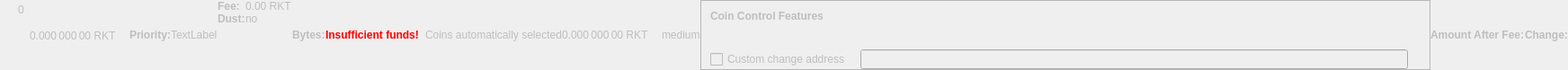
    <widget class="QWidget" name="dummyHideWidget" native="true">
     <property name="enabled">
      <bool>false</bool>
     </property>
     <property name="maximumSize">
      <size>
       <width>100</width>
       <height>22</height>
      </size>
     </property>
     <layout class="QHBoxLayout" name="dummyHideLayout">
      <property name="spacing">
       <number>0</number>
      </property>
      <property name="margin">
       <number>0</number>
      </property>
      <item>
       <layout class="QFormLayout" name="formLayoutCoinControl1">
        <property name="horizontalSpacing">
         <number>10</number>
        </property>
        <property name="verticalSpacing">
         <number>14</number>
        </property>
        <property name="leftMargin">
         <number>10</number>
        </property>
        <property name="topMargin">
         <number>4</number>
        </property>
        <property name="rightMargin">
         <number>6</number>
        </property>
        <item row="0" column="1">
         <widget class="QLabel" name="labelCoinControlBytes">
          <property name="cursor">
           <cursorShape>IBeamCursor</cursorShape>
          </property>
          <property name="contextMenuPolicy">
           <enum>Qt::ActionsContextMenu</enum>
          </property>
          <property name="text">
           <string notr="true">0</string>
          </property>
          <property name="textInteractionFlags">
           <set>Qt::LinksAccessibleByMouse|Qt::TextSelectableByKeyboard|Qt::TextSelectableByMouse</set>
          </property>
         </widget>
        </item>
       </layout>
      </item>
      <item>
       <widget class="QLabel" name="labelCoinControlAfterFee">
        <property name="enabled">
         <bool>false</bool>
        </property>
        <property name="sizePolicy">
         <sizepolicy hsizetype="Fixed" vsizetype="Fixed">
          <horstretch>0</horstretch>
          <verstretch>0</verstretch>
         </sizepolicy>
        </property>
        <property name="minimumSize">
         <size>
          <width>111</width>
          <height>12</height>
         </size>
        </property>
        <property name="maximumSize">
         <size>
          <width>111</width>
          <height>12</height>
         </size>
        </property>
        <property name="cursor">
         <cursorShape>IBeamCursor</cursorShape>
        </property>
        <property name="contextMenuPolicy">
         <enum>Qt::ActionsContextMenu</enum>
        </property>
        <property name="text">
         <string notr="true">0.000 000 00 RKT</string>
        </property>
        <property name="textInteractionFlags">
         <set>Qt::LinksAccessibleByMouse|Qt::TextSelectableByKeyboard|Qt::TextSelectableByMouse</set>
        </property>
       </widget>
      </item>
      <item>
       <widget class="QLabel" name="labelCoinControlPriorityText">
        <property name="enabled">
         <bool>false</bool>
        </property>
        <property name="font">
         <font>
          <weight>75</weight>
          <bold>true</bold>
         </font>
        </property>
        <property name="text">
         <string>Priority:</string>
        </property>
       </widget>
      </item>
      <item>
       <layout class="QHBoxLayout" name="horizontalLayout">
        <item>
         <widget class="QLabel" name="WarningLabel">
          <property name="text">
           <string>TextLabel</string>
          </property>
         </widget>
        </item>
       </layout>
      </item>
      <item>
       <layout class="QFormLayout" name="formLayoutCoinControl3">
        <property name="horizontalSpacing">
         <number>0</number>
        </property>
        <property name="verticalSpacing">
         <number>0</number>
        </property>
        <property name="leftMargin">
         <number>0</number>
        </property>
        <property name="topMargin">
         <number>0</number>
        </property>
        <property name="rightMargin">
         <number>0</number>
        </property>
        <item row="0" column="0">
         <widget class="QLabel" name="labelCoinControlFeeText">
          <property name="enabled">
           <bool>false</bool>
          </property>
          <property name="font">
           <font>
            <weight>75</weight>
            <bold>true</bold>
           </font>
          </property>
          <property name="text">
           <string>Fee:</string>
          </property>
          <property name="margin">
           <number>0</number>
          </property>
         </widget>
        </item>
        <item row="0" column="1">
         <widget class="QLabel" name="labelCoinControlFee">
          <property name="enabled">
           <bool>false</bool>
          </property>
          <property name="cursor">
           <cursorShape>IBeamCursor</cursorShape>
          </property>
          <property name="contextMenuPolicy">
           <enum>Qt::ActionsContextMenu</enum>
          </property>
          <property name="text">
           <string notr="true">0.00 RKT</string>
          </property>
          <property name="textInteractionFlags">
           <set>Qt::LinksAccessibleByMouse|Qt::TextSelectableByKeyboard|Qt::TextSelectableByMouse</set>
          </property>
         </widget>
        </item>
        <item row="1" column="0">
         <widget class="QLabel" name="labelCoinControlLowOutputText">
          <property name="enabled">
           <bool>false</bool>
          </property>
          <property name="font">
           <font>
            <weight>75</weight>
            <bold>true</bold>
           </font>
          </property>
          <property name="text">
           <string>Dust:</string>
          </property>
         </widget>
        </item>
        <item row="1" column="1">
         <widget class="QLabel" name="labelCoinControlLowOutput">
          <property name="enabled">
           <bool>false</bool>
          </property>
          <property name="cursor">
           <cursorShape>IBeamCursor</cursorShape>
          </property>
          <property name="contextMenuPolicy">
           <enum>Qt::ActionsContextMenu</enum>
          </property>
          <property name="text">
           <string>no</string>
          </property>
          <property name="textInteractionFlags">
           <set>Qt::LinksAccessibleByMouse|Qt::TextSelectableByKeyboard|Qt::TextSelectableByMouse</set>
          </property>
         </widget>
        </item>
       </layout>
      </item>
      <item>
       <widget class="QLabel" name="labelCoinControlBytesText">
        <property name="enabled">
         <bool>false</bool>
        </property>
        <property name="font">
         <font>
          <weight>75</weight>
          <bold>true</bold>
         </font>
        </property>
        <property name="text">
         <string>Bytes:</string>
        </property>
       </widget>
      </item>
      <item>
       <layout class="QFormLayout" name="formLayoutCoinControl2">
        <property name="horizontalSpacing">
         <number>0</number>
        </property>
        <property name="verticalSpacing">
         <number>0</number>
        </property>
        <property name="leftMargin">
         <number>0</number>
        </property>
        <property name="topMargin">
         <number>0</number>
        </property>
        <property name="rightMargin">
         <number>0</number>
        </property>
       </layout>
      </item>
      <item>
       <layout class="QHBoxLayout" name="horizontalLayoutCoinControl2">
        <property name="spacing">
         <number>0</number>
        </property>
        <property name="bottomMargin">
         <number>0</number>
        </property>
       </layout>
      </item>
      <item>
       <widget class="QLabel" name="labelCoinControlInsuffFunds">
        <property name="enabled">
         <bool>false</bool>
        </property>
        <property name="minimumSize">
         <size>
          <width>0</width>
          <height>0</height>
         </size>
        </property>
        <property name="font">
         <font>
          <weight>75</weight>
          <bold>true</bold>
         </font>
        </property>
        <property name="styleSheet">
         <string notr="true">color:red;font-weight:bold;</string>
        </property>
        <property name="text">
         <string>Insufficient funds!</string>
        </property>
        <property name="margin">
         <number>5</number>
        </property>
       </widget>
      </item>
      <item>
       <layout class="QFormLayout" name="formLayoutCoinControl4">
        <property name="horizontalSpacing">
         <number>0</number>
        </property>
        <property name="verticalSpacing">
         <number>0</number>
        </property>
        <property name="leftMargin">
         <number>0</number>
        </property>
        <property name="topMargin">
         <number>0</number>
        </property>
        <property name="rightMargin">
         <number>0</number>
        </property>
       </layout>
      </item>
      <item>
       <widget class="QLabel" name="labelCoinControlChangeLabel">
        <property name="enabled">
         <bool>false</bool>
        </property>
        <property name="sizePolicy">
         <sizepolicy hsizetype="Preferred" vsizetype="Expanding">
          <horstretch>0</horstretch>
          <verstretch>0</verstretch>
         </sizepolicy>
        </property>
        <property name="minimumSize">
         <size>
          <width>0</width>
          <height>0</height>
         </size>
        </property>
        <property name="text">
         <string/>
        </property>
        <property name="margin">
         <number>3</number>
        </property>
       </widget>
      </item>
      <item>
       <widget class="QLabel" name="labelCoinControlAutomaticallySelected">
        <property name="enabled">
         <bool>false</bool>
        </property>
        <property name="sizePolicy">
         <sizepolicy hsizetype="Fixed" vsizetype="Fixed">
          <horstretch>0</horstretch>
          <verstretch>0</verstretch>
         </sizepolicy>
        </property>
        <property name="minimumSize">
         <size>
          <width>0</width>
          <height>0</height>
         </size>
        </property>
        <property name="maximumSize">
         <size>
          <width>240</width>
          <height>16777215</height>
         </size>
        </property>
        <property name="text">
         <string>Coins automatically selected</string>
        </property>
        <property name="margin">
         <number>5</number>
        </property>
       </widget>
      </item>
      <item>
       <widget class="QLabel" name="labelCoinControlChange">
        <property name="enabled">
         <bool>false</bool>
        </property>
        <property name="sizePolicy">
         <sizepolicy hsizetype="Fixed" vsizetype="Fixed">
          <horstretch>0</horstretch>
          <verstretch>0</verstretch>
         </sizepolicy>
        </property>
        <property name="minimumSize">
         <size>
          <width>111</width>
          <height>0</height>
         </size>
        </property>
        <property name="maximumSize">
         <size>
          <width>111</width>
          <height>16777215</height>
         </size>
        </property>
        <property name="cursor">
         <cursorShape>IBeamCursor</cursorShape>
        </property>
        <property name="contextMenuPolicy">
         <enum>Qt::ActionsContextMenu</enum>
        </property>
        <property name="text">
         <string notr="true">0.000 000 00 RKT</string>
        </property>
        <property name="textInteractionFlags">
         <set>Qt::LinksAccessibleByMouse|Qt::TextSelectableByKeyboard|Qt::TextSelectableByMouse</set>
        </property>
       </widget>
      </item>
      <item>
       <widget class="QLabel" name="labelCoinControlPriority">
        <property name="enabled">
         <bool>false</bool>
        </property>
        <property name="cursor">
         <cursorShape>IBeamCursor</cursorShape>
        </property>
        <property name="contextMenuPolicy">
         <enum>Qt::ActionsContextMenu</enum>
        </property>
        <property name="text">
         <string>medium</string>
        </property>
        <property name="textInteractionFlags">
         <set>Qt::LinksAccessibleByMouse|Qt::TextSelectableByKeyboard|Qt::TextSelectableByMouse</set>
        </property>
       </widget>
      </item>
      <item>
       <widget class="QFrame" name="frameCoinControl">
        <property name="sizePolicy">
         <sizepolicy hsizetype="Expanding" vsizetype="Expanding">
          <horstretch>0</horstretch>
          <verstretch>0</verstretch>
         </sizepolicy>
        </property>
        <property name="maximumSize">
         <size>
          <width>16777215</width>
          <height>16777215</height>
         </size>
        </property>
        <property name="frameShape">
         <enum>QFrame::StyledPanel</enum>
        </property>
        <property name="frameShadow">
         <enum>QFrame::Sunken</enum>
        </property>
        <layout class="QVBoxLayout" name="verticalLayoutCoinControl2_2">
         <property name="spacing">
          <number>0</number>
         </property>
         <property name="margin">
          <number>0</number>
         </property>
         <item>
          <layout class="QVBoxLayout" name="verticalLayoutCoinControl" stretch="0,0,0,1">
           <property name="spacing">
            <number>0</number>
           </property>
           <property name="leftMargin">
            <number>10</number>
           </property>
           <property name="topMargin">
            <number>10</number>
           </property>
           <item>
            <layout class="QHBoxLayout" name="horizontalLayoutCoinControl1">
             <property name="bottomMargin">
              <number>15</number>
             </property>
             <item>
              <widget class="QLabel" name="labelCoinControlFeatures">
               <property name="enabled">
                <bool>false</bool>
               </property>
               <property name="sizePolicy">
                <sizepolicy hsizetype="Preferred" vsizetype="Maximum">
                 <horstretch>0</horstretch>
                 <verstretch>0</verstretch>
                </sizepolicy>
               </property>
               <property name="font">
                <font>
                 <weight>75</weight>
                 <bold>true</bold>
                </font>
               </property>
               <property name="styleSheet">
                <string notr="true">font-weight:bold;</string>
               </property>
               <property name="text">
                <string>Coin Control Features</string>
               </property>
              </widget>
             </item>
            </layout>
           </item>
           <item>
            <widget class="QWidget" name="widgetCoinControl" native="true">
             <property name="sizePolicy">
              <sizepolicy hsizetype="Preferred" vsizetype="Preferred">
               <horstretch>0</horstretch>
               <verstretch>0</verstretch>
              </sizepolicy>
             </property>
             <property name="minimumSize">
              <size>
               <width>0</width>
               <height>0</height>
              </size>
             </property>
             <property name="styleSheet">
              <string notr="true"/>
             </property>
             <layout class="QHBoxLayout" name="horizontalLayoutCoinControl5_2">
              <property name="margin">
               <number>0</number>
              </property>
              <item>
               <layout class="QHBoxLayout" name="horizontalLayoutCoinControl3">
                <property name="spacing">
                 <number>20</number>
                </property>
                <property name="topMargin">
                 <number>0</number>
                </property>
                <property name="bottomMargin">
                 <number>10</number>
                </property>
               </layout>
              </item>
             </layout>
            </widget>
           </item>
           <item>
            <layout class="QHBoxLayout" name="horizontalLayoutCoinControl4" stretch="0,0,0">
             <property name="spacing">
              <number>12</number>
             </property>
             <property name="sizeConstraint">
              <enum>QLayout::SetDefaultConstraint</enum>
             </property>
             <property name="topMargin">
              <number>5</number>
             </property>
             <property name="rightMargin">
              <number>5</number>
             </property>
             <item>
              <widget class="QCheckBox" name="checkBoxCoinControlChange">
               <property name="enabled">
                <bool>false</bool>
               </property>
               <property name="toolTip">
                <string>If this is activated, but the change address is empty or invalid, change will be sent to a newly generated address.</string>
               </property>
               <property name="text">
                <string>Custom change address</string>
               </property>
              </widget>
             </item>
             <item>
              <widget class="QValidatedLineEdit" name="lineEditCoinControlChange">
               <property name="enabled">
                <bool>false</bool>
               </property>
               <property name="sizePolicy">
                <sizepolicy hsizetype="Expanding" vsizetype="Fixed">
                 <horstretch>0</horstretch>
                 <verstretch>0</verstretch>
                </sizepolicy>
               </property>
              </widget>
             </item>
             <item>
              <widget class="QLabel" name="labelCoinControlChangeLabel_2">
               <property name="sizePolicy">
                <sizepolicy hsizetype="Preferred" vsizetype="Expanding">
                 <horstretch>0</horstretch>
                 <verstretch>0</verstretch>
                </sizepolicy>
               </property>
               <property name="minimumSize">
                <size>
                 <width>0</width>
                 <height>0</height>
                </size>
               </property>
               <property name="text">
                <string/>
               </property>
               <property name="margin">
                <number>3</number>
               </property>
              </widget>
             </item>
            </layout>
           </item>
           <item>
            <spacer name="verticalSpacerCoinControl">
             <property name="orientation">
              <enum>Qt::Vertical</enum>
             </property>
             <property name="sizeHint" stdset="0">
              <size>
               <width>800</width>
               <height>1</height>
              </size>
             </property>
            </spacer>
           </item>
          </layout>
         </item>
        </layout>
       </widget>
      </item>
      <item>
       <widget class="QLabel" name="labelCoinControlAfterFeeText">
        <property name="enabled">
         <bool>false</bool>
        </property>
        <property name="minimumSize">
         <size>
          <width>0</width>
          <height>0</height>
         </size>
        </property>
        <property name="maximumSize">
         <size>
          <width>16777215</width>
          <height>16777215</height>
         </size>
        </property>
        <property name="font">
         <font>
          <weight>75</weight>
          <bold>true</bold>
         </font>
        </property>
        <property name="text">
         <string>Amount After Fee:</string>
        </property>
        <property name="alignment">
         <set>Qt::AlignLeading|Qt::AlignLeft|Qt::AlignVCenter</set>
        </property>
        <property name="margin">
         <number>0</number>
        </property>
       </widget>
      </item>
      <item>
       <widget class="QLabel" name="labelCoinControlChangeText">
        <property name="enabled">
         <bool>false</bool>
        </property>
        <property name="sizePolicy">
         <sizepolicy hsizetype="Preferred" vsizetype="Preferred">
          <horstretch>0</horstretch>
          <verstretch>0</verstretch>
         </sizepolicy>
        </property>
        <property name="minimumSize">
         <size>
          <width>0</width>
          <height>0</height>
         </size>
        </property>
        <property name="maximumSize">
         <size>
          <width>16777215</width>
          <height>16777215</height>
         </size>
        </property>
        <property name="font">
         <font>
          <weight>75</weight>
          <bold>true</bold>
         </font>
        </property>
        <property name="text">
         <string>Change:</string>
        </property>
        <property name="alignment">
         <set>Qt::AlignLeading|Qt::AlignLeft|Qt::AlignVCenter</set>
        </property>
       </widget>
      </item>
     </layout>
    </widget>
